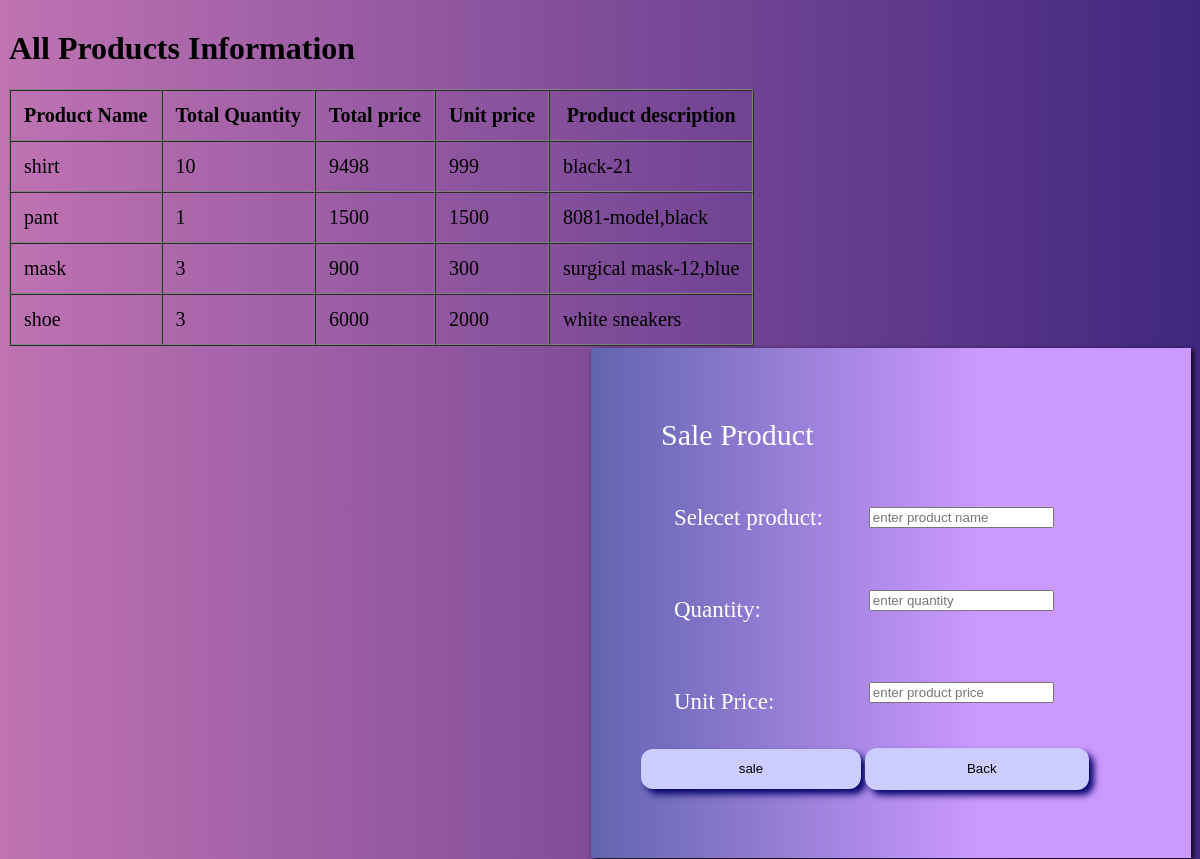
The app's page /sale.php (signed in) with its own data.
### tables this page shows
CREATE TABLE `total` (
  `tot_id` int(100) NOT NULL,
  `pro_id` int(100) NOT NULL,
  `tot_quantity` int(100) NOT NULL,
  `tot_price` int(60) NOT NULL
);

CREATE TABLE `product` (
  `pro_id` int(100) NOT NULL,
  `product_name` varchar(100) NOT NULL,
  `product_description` varchar(100) NOT NULL,
  `unit` varchar(60) NOT NULL,
  `price` int(60) NOT NULL,
  `id` int(60) NOT NULL
);

### sale.php (the view, shortened to what this page needs)
<?php
	include("connection.php");
?>
<!DOCTYPE html>
<html>
<head>
</head>
<body style= "background:
           linear-gradient(to left, #000066 -50%, #ff99cc 150%);">
<div id="box1">
<table align="left" border="0"cellspacing="0" >
<tr>
<td>
<h1>All Products Information</h1>
<table id ="mytable" border="1" cellpadding="13" cellspacing="0">
<?php
$sql = "SELECT * FROM total";
$result = mysqli_query($connection, $sql);
echo "<tr>";
echo "<th><FONT COLOR='black' style='font-size:20px'>" . 'Product Name' . "</FONT></th>";
echo "<th><FONT COLOR='black' style='font-size:20px'>" . 'Total Quantity' . "</FONT></th>";
echo "<th><FONT COLOR='black' style='font-size:20px'>" . 'Total price' . "</FONT></th>";
echo "<th><FONT COLOR='black' style='font-size:20px'>" . 'Unit price' . "</FONT></th>";
echo "<th><FONT COLOR='black' style='font-size:20px'>" . 'Product description' . "</FONT></th>";
echo "</tr>";
if (mysqli_num_rows($result) > 0) {
    while($row = mysqli_fetch_assoc($result)) {
		$d=$row['pro_id'];
		$sql1 = "SELECT * FROM product where pro_id ='$d' " ;
		$result1 = mysqli_query($connection, $sql1);
		$row1 = mysqli_fetch_assoc($result1);
            echo "<tr>";
			 echo "<td><FONT COLOR='black' style='font-size:20px'>" . $row1['product_name'] . "</FONT></td>";
			 echo "<td><FONT COLOR='black' style='font-size:20px' >" . $row['tot_quantity'] . "</FONT></td>";
			 echo "<td><FONT COLOR='black' style='font-size:20px'>" . $row['tot_price'] . "</FONT></td>";
			 echo "<td><FONT COLOR='black' style='font-size:20px'>" . $row1['price'] . "</FONT></td>";
			  echo "<td><FONT COLOR='black' style='font-size:20px'>" . $row1['product_description'] . "</FONT></td>";
			echo "</tr>";
    }
} else {
    echo "0 results";
}
?>
			</table>
         </td>
       </tr>
     </table>
	<table align="right" border="0"cellspacing="0" >
	<tr>
<td>
	<div id="box">
	<form method="post">
				<div style="font-size: 30px;margin: 20px;color: white;">Sale Product </div>
	<table id ="mytable" border="0" cellpadding="13" cellspacing="0">
<tr>
				<td><?php  ?>
				<div style="font-size: 23px;margin: 20px;color: white;">Selecet product:</td>
				<td><input list="product" name="product_name"placeholder="enter product name" required></div></input></td>
			</tr>
<tr>
				<td>	<div style="font-size: 23px;margin: 20px;color: white;">Quantity:</td>
				<td> <input   type="number" name="sale_quantity"placeholder="enter quantity " required><br><br></div></td>
<tr>
				<td><div style="font-size: 23px;margin: 20px;color: white;">Unit Price:</td>
				<td><input type="number" name="sale_price"placeholder="enter product price" required><br><br></div></td>
			</tr>
			<input  id="button" type="submit" value="sale">
				<a href="profile-1.php"><input id="button" value="                           Back"></a><br><br>
</body>
</html>

### sale.php (style rules this page uses)
#box { background: linear-gradient(to right, #003366 -60%, #cc99ff 65%); margin: auto; width: 500px; padding: 50px; box-shadow: 2px 2px 5px black; }
#button { height:40px; width: 220px; color: black; background-color: #ccccff; border: none; border-radius: 12px; box-shadow: 5px 5px 7px #000066; }
#box1 { background-color: white; }

### records on screen
total: pro.product_name "shirt", tot_quantity "10", tot_price "9498", pro.price "999", pro.product_description "black-21"
total: pro.product_name "pant", tot_quantity "1", tot_price "1500", pro.price "1500", pro.product_description "8081-model,black"
total: pro.product_name "mask", tot_quantity "3", tot_price "900", pro.price "300", pro.product_description "surgical mask-12,blue"
total: pro.product_name "shoe", tot_quantity "3", tot_price "6000", pro.price "2000", pro.product_description "white sneakers"
